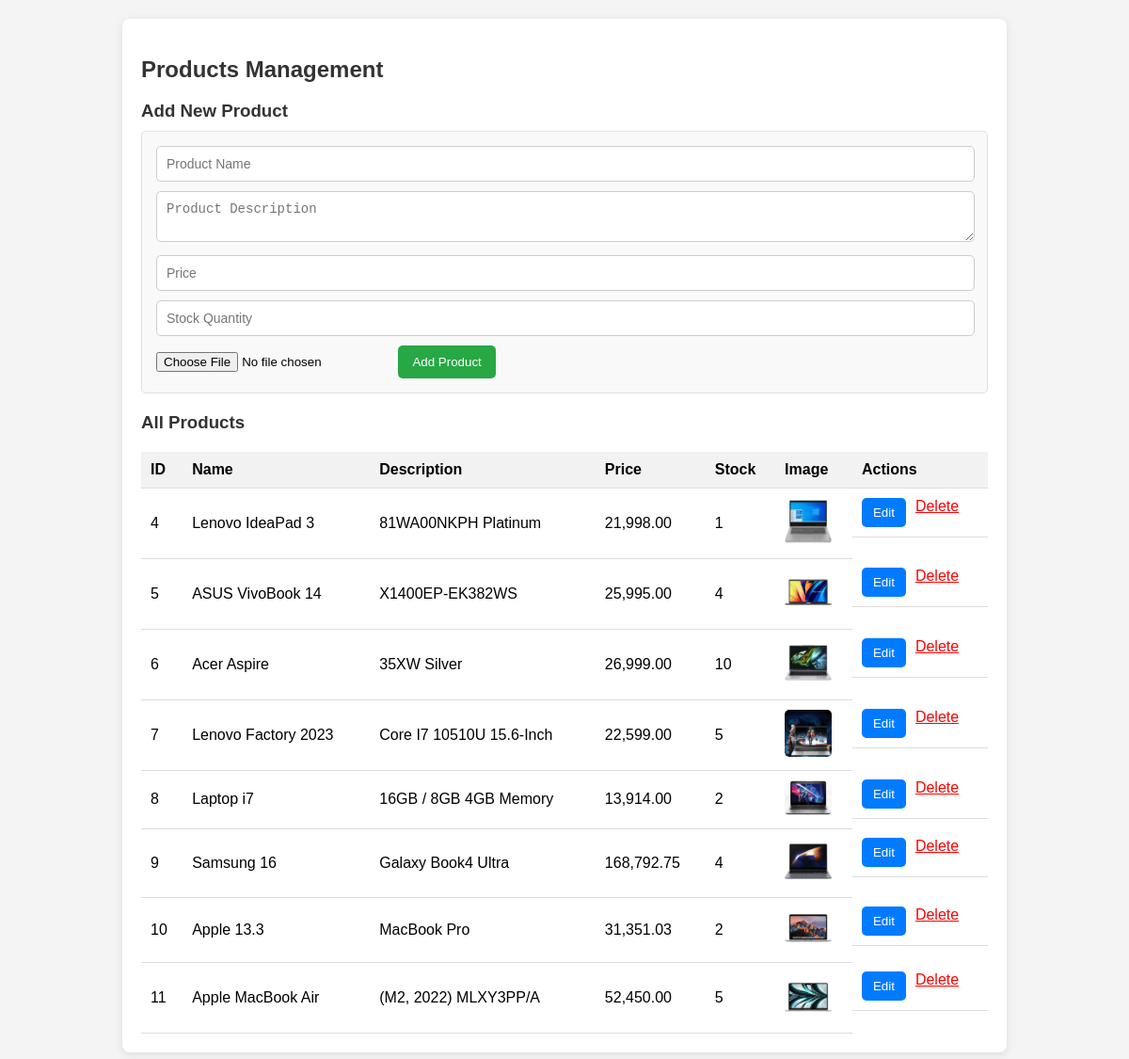
/products.php, run on the app's committed database.
### tables this page shows
CREATE TABLE `products` (
  `id` int(11) NOT NULL,
  `name` varchar(255) NOT NULL,
  `img` varchar(255) DEFAULT NULL,
  `description` text DEFAULT NULL,
  `stock` int(11) DEFAULT 0,
  `created_at` timestamp NOT NULL DEFAULT current_timestamp(),
  `price` decimal(10,2) NOT NULL DEFAULT 0.00
);

### products.php (the view, shortened to what this page needs)
<?php
include 'config.php';
$sql = "SELECT * FROM products";
$result = $conn->query($sql);
?>
<!DOCTYPE html>
<html lang="en">
<head>
    <link rel="stylesheet" href="https://cdnjs.cloudflare.com/ajax/libs/font-awesome/5.15.4/css/all.min.css">
</head>
<body>
    <div class="container">
        <h2>Products Management</h2>
        <h3>Add New Product</h3>
        <form method="POST" action="" enctype="multipart/form-data">
            <input type="text" name="name" placeholder="Product Name" required>
            <textarea name="description" placeholder="Product Description" required></textarea>
            <input type="number" name="price" placeholder="Price" required step="0.01">
            <input type="number" name="stock" placeholder="Stock Quantity" required>
            <input type="file" name="img" required>
            <button type="submit" name="add_product">Add Product</button>
        </form>
        <h3>All Products</h3>
        <table>
            <tr>
                <th>ID</th>
                <th>Name</th>
                <th>Description</th>
                <th>Price</th>
                <th>Stock</th>
                <th>Image</th>
                <th>Actions</th>
            </tr>
            <?php if ($result->num_rows > 0): ?>
                <?php while ($row = $result->fetch_assoc()): ?>
                    <tr>
                        <td><?php echo $row['id']; ?></td>
                        <td><?php echo $row['name']; ?></td>
                        <td><?php echo $row['description']; ?></td>
                        <td><?php echo number_format($row['price'], 2); ?></td>
                        <td><?php echo $row['stock']; ?></td>
                        <td><img src="<?php echo $row['img']; ?>" alt="Product Image"></td>
                        <td class="actions">
                            <button class="edit-button" onclick="openModal(<?php echo $row['id']; ?>, '<?php echo $row['name']; ?>', '<?php echo $row['description']; ?>', <?php echo $row['price']; ?>, <?php echo $row['stock']; ?>)">Edit</button>
                            <a href="?delete_id=<?php echo $row['id']; ?>" class="delete-button" onclick="return confirm('Are you sure you want to delete this product?');">Delete</a>
                        </td>
                    </tr>
                <?php endwhile; ?>
            <?php else: ?>
                <tr><td colspan="7">No products found.</td></tr>
            <?php endif; ?>
        </table>
    </div>
</body>
</html>

### products.php (style rules this page uses)
body { font-family: 'Arial', sans-serif; margin: 0; padding: 20px; background-color: #f4f4f4; }
h2, h3 { color: #333; margin-bottom: 10px; }
.container { max-width: 900px; margin: auto; background: #fff; border-radius: 8px; box-shadow: 0 2px 10px rgba(0, 0, 0, 0.1); padding: 20px; }
form { margin-bottom: 20px; padding: 15px; border-radius: 5px; background: #f9f9f9; border: 1px solid #e0e0e0; }
input[type="text"], input[type="number"], textarea { width: calc(100% - 20px); padding: 10px; margin-bottom: 10px; border: 1px solid #ccc; border-radius: 5px; font-size: 14px; }
button { padding: 10px 15px; background-color: #28a745; color: white; border: none; border-radius: 5px; cursor: pointer; transition: background-color 0.3s; }
table { width: 100%; border-collapse: collapse; margin-top: 20px; }
th, td { padding: 10px; text-align: left; border-bottom: 1px solid #ddd; }
th { background-color: #f2f2f2; font-weight: bold; }
img { width: 50px; height: auto; border-radius: 5px; }
.actions { display: flex; gap: 10px; }
.edit-button { background-color: #007bff; color: white; border: none; padding: 8px 12px; border-radius: 5px; cursor: pointer; }
.delete-button { color: red; cursor: pointer; }

### data on the page
products: id "4", name "Lenovo IdeaPad 3", description "81WA00NKPH Platinum", price "21,998.00", stock "1", img (picture)
products: id "5", name "ASUS VivoBook 14", description "X1400EP-EK382WS", price "25,995.00", stock "4", img (picture)
products: id "6", name "Acer Aspire", description "35XW Silver", price "26,999.00", stock "10", img (picture)
products: id "7", name "Lenovo Factory 2023", description "Core I7 10510U 15.6-Inch", price "22,599.00", stock "5", img (picture)
products: id "8", name "Laptop i7", description "16GB / 8GB 4GB Memory", price "13,914.00", stock "2", img (picture)
products: id "9", name "Samsung 16", description "Galaxy Book4 Ultra", price "168,792.75", stock "4", img (picture)
products: id "10", name "Apple 13.3", description "MacBook Pro", price "31,351.03", stock "2", img (picture)
products: id "11", name "Apple MacBook Air", description "(M2, 2022) MLXY3PP/A", price "52,450.00", stock "5", img (picture)
